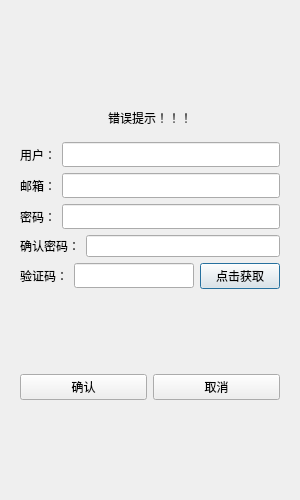
<?xml version="1.0" encoding="UTF-8"?>
<ui version="4.0">
 <class>RegisterDialog</class>
 <widget class="QDialog" name="RegisterDialog">
  <property name="geometry">
   <rect>
    <x>0</x>
    <y>0</y>
    <width>300</width>
    <height>500</height>
   </rect>
  </property>
  <property name="minimumSize">
   <size>
    <width>300</width>
    <height>500</height>
   </size>
  </property>
  <property name="maximumSize">
   <size>
    <width>300</width>
    <height>500</height>
   </size>
  </property>
  <property name="windowTitle">
   <string>Dialog</string>
  </property>
  <layout class="QVBoxLayout" name="verticalLayout_2">
   <item>
    <layout class="QVBoxLayout" name="verticalLayout">
     <item>
      <widget class="QStackedWidget" name="stackedWidget">
       <widget class="QWidget" name="page">
        <layout class="QVBoxLayout" name="verticalLayout_3">
         <item>
          <spacer name="verticalSpacer">
           <property name="orientation">
            <enum>Qt::Orientation::Vertical</enum>
           </property>
           <property name="sizeHint" stdset="0">
            <size>
             <width>20</width>
             <height>40</height>
            </size>
           </property>
          </spacer>
         </item>
         <item>
          <widget class="QWidget" name="widget" native="true">
           <layout class="QVBoxLayout" name="verticalLayout_4">
            <item>
             <widget class="QLabel" name="err_tip">
              <property name="text">
               <string>错误提示！！！</string>
              </property>
              <property name="alignment">
               <set>Qt::AlignmentFlag::AlignCenter</set>
              </property>
             </widget>
            </item>
           </layout>
          </widget>
         </item>
         <item>
          <layout class="QHBoxLayout" name="horizontalLayout">
           <item>
            <widget class="QLabel" name="user_label">
             <property name="minimumSize">
              <size>
               <width>0</width>
               <height>25</height>
              </size>
             </property>
             <property name="text">
              <string>用户：</string>
             </property>
            </widget>
           </item>
           <item>
            <widget class="QLineEdit" name="user_edit">
             <property name="minimumSize">
              <size>
               <width>0</width>
               <height>25</height>
              </size>
             </property>
            </widget>
           </item>
          </layout>
         </item>
         <item>
          <layout class="QHBoxLayout" name="horizontalLayout_2">
           <item>
            <widget class="QLabel" name="email_label">
             <property name="minimumSize">
              <size>
               <width>0</width>
               <height>25</height>
              </size>
             </property>
             <property name="text">
              <string>邮箱：</string>
             </property>
            </widget>
           </item>
           <item>
            <widget class="QLineEdit" name="email_edit">
             <property name="minimumSize">
              <size>
               <width>0</width>
               <height>25</height>
              </size>
             </property>
            </widget>
           </item>
          </layout>
         </item>
         <item>
          <layout class="QHBoxLayout" name="horizontalLayout_3">
           <item>
            <widget class="QLabel" name="pass_label">
             <property name="minimumSize">
              <size>
               <width>0</width>
               <height>25</height>
              </size>
             </property>
             <property name="text">
              <string>密码：</string>
             </property>
            </widget>
           </item>
           <item>
            <widget class="QLineEdit" name="pass_edit">
             <property name="minimumSize">
              <size>
               <width>0</width>
               <height>25</height>
              </size>
             </property>
            </widget>
           </item>
          </layout>
         </item>
         <item>
          <layout class="QHBoxLayout" name="horizontalLayout_4">
           <item>
            <widget class="QLabel" name="confirm_label">
             <property name="text">
              <string>确认密码：</string>
             </property>
            </widget>
           </item>
           <item>
            <widget class="QLineEdit" name="confirm_edit"/>
           </item>
          </layout>
         </item>
         <item>
          <layout class="QHBoxLayout" name="horizontalLayout_5">
           <item>
            <widget class="QLabel" name="varify_label">
             <property name="minimumSize">
              <size>
               <width>0</width>
               <height>25</height>
              </size>
             </property>
             <property name="text">
              <string>验证码：</string>
             </property>
            </widget>
           </item>
           <item>
            <widget class="QLineEdit" name="varify_edit">
             <property name="minimumSize">
              <size>
               <width>0</width>
               <height>25</height>
              </size>
             </property>
            </widget>
           </item>
           <item>
            <widget class="QPushButton" name="get_code">
             <property name="text">
              <string>点击获取</string>
             </property>
            </widget>
           </item>
          </layout>
         </item>
         <item>
          <spacer name="verticalSpacer_2">
           <property name="orientation">
            <enum>Qt::Orientation::Vertical</enum>
           </property>
           <property name="sizeHint" stdset="0">
            <size>
             <width>20</width>
             <height>40</height>
            </size>
           </property>
          </spacer>
         </item>
         <item>
          <layout class="QHBoxLayout" name="horizontalLayout_6">
           <item>
            <widget class="QPushButton" name="confirm_btn">
             <property name="minimumSize">
              <size>
               <width>0</width>
               <height>25</height>
              </size>
             </property>
             <property name="text">
              <string>确认</string>
             </property>
            </widget>
           </item>
           <item>
            <widget class="QPushButton" name="cancel_btn">
             <property name="minimumSize">
              <size>
               <width>0</width>
               <height>25</height>
              </size>
             </property>
             <property name="text">
              <string>取消</string>
             </property>
            </widget>
           </item>
          </layout>
         </item>
         <item>
          <spacer name="verticalSpacer_3">
           <property name="orientation">
            <enum>Qt::Orientation::Vertical</enum>
           </property>
           <property name="sizeHint" stdset="0">
            <size>
             <width>20</width>
             <height>40</height>
            </size>
           </property>
          </spacer>
         </item>
        </layout>
       </widget>
       <widget class="QWidget" name="page_2"/>
      </widget>
     </item>
    </layout>
   </item>
  </layout>
 </widget>
 <resources/>
 <connections/>
</ui>
